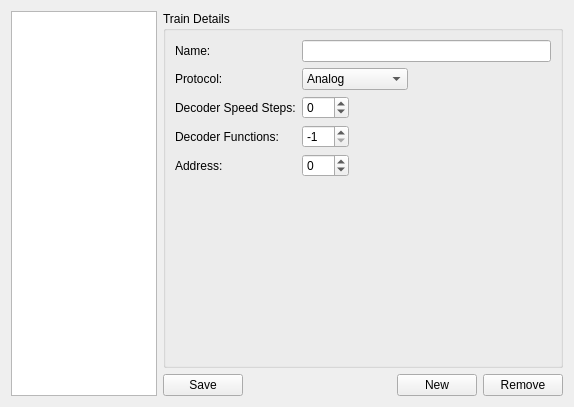
<?xml version="1.0" encoding="UTF-8"?>
<ui version="4.0">
 <class>TrainSettings</class>
 <widget class="QWidget" name="TrainSettings">
  <property name="geometry">
   <rect>
    <x>0</x>
    <y>0</y>
    <width>574</width>
    <height>407</height>
   </rect>
  </property>
  <property name="windowTitle">
   <string>Train Settings</string>
  </property>
  <property name="locale">
   <locale language="English" country="UnitedStates"/>
  </property>
  <layout class="QHBoxLayout" name="horizontalLayout_2">
   <item>
    <widget class="QListWidget" name="listWidgetTrains">
     <property name="maximumSize">
      <size>
       <width>200</width>
       <height>16777215</height>
      </size>
     </property>
    </widget>
   </item>
   <item>
    <layout class="QVBoxLayout" name="verticalLayout">
     <item>
      <widget class="QGroupBox" name="groupBox">
       <property name="sizePolicy">
        <sizepolicy hsizetype="MinimumExpanding" vsizetype="MinimumExpanding">
         <horstretch>0</horstretch>
         <verstretch>0</verstretch>
        </sizepolicy>
       </property>
       <property name="minimumSize">
        <size>
         <width>400</width>
         <height>0</height>
        </size>
       </property>
       <property name="title">
        <string>Train Details</string>
       </property>
       <layout class="QFormLayout" name="formLayout">
        <property name="fieldGrowthPolicy">
         <enum>QFormLayout::ExpandingFieldsGrow</enum>
        </property>
        <item row="0" column="0">
         <widget class="QLabel" name="labelName">
          <property name="text">
           <string>Name:</string>
          </property>
          <property name="buddy">
           <cstring>lineEditName</cstring>
          </property>
         </widget>
        </item>
        <item row="0" column="1">
         <widget class="QLineEdit" name="lineEditName"/>
        </item>
        <item row="1" column="0">
         <widget class="QLabel" name="labelProtocol">
          <property name="text">
           <string>Protocol:</string>
          </property>
          <property name="buddy">
           <cstring>comboBoxProtocol</cstring>
          </property>
         </widget>
        </item>
        <item row="1" column="1">
         <widget class="QComboBox" name="comboBoxProtocol">
          <item>
           <property name="text">
            <string>Analog</string>
           </property>
          </item>
          <item>
           <property name="text">
            <string>Märklin MM1</string>
           </property>
          </item>
          <item>
           <property name="text">
            <string>Märklin MM2</string>
           </property>
          </item>
          <item>
           <property name="text">
            <string>NMRA/DCC 1</string>
           </property>
          </item>
          <item>
           <property name="text">
            <string>NMRA/DCC 2</string>
           </property>
          </item>
          <item>
           <property name="text">
            <string>By Server</string>
           </property>
          </item>
         </widget>
        </item>
        <item row="2" column="0">
         <widget class="QLabel" name="labelDecoderSpeedSteps">
          <property name="text">
           <string>Decoder Speed Steps:</string>
          </property>
          <property name="buddy">
           <cstring>spinBoxSpeedSteps</cstring>
          </property>
         </widget>
        </item>
        <item row="2" column="1">
         <widget class="QSpinBox" name="spinBoxSpeedSteps">
          <property name="minimum">
           <number>-1</number>
          </property>
          <property name="maximum">
           <number>999</number>
          </property>
          <property name="value">
           <number>0</number>
          </property>
         </widget>
        </item>
        <item row="3" column="0">
         <widget class="QLabel" name="labelDecoderFunctions">
          <property name="text">
           <string>Decoder Functions:</string>
          </property>
          <property name="buddy">
           <cstring>spinBoxDecoderFunctions</cstring>
          </property>
         </widget>
        </item>
        <item row="3" column="1">
         <widget class="QSpinBox" name="spinBoxDecoderFunctions">
          <property name="minimum">
           <number>-1</number>
          </property>
          <property name="maximum">
           <number>999</number>
          </property>
          <property name="value">
           <number>-1</number>
          </property>
         </widget>
        </item>
        <item row="4" column="0">
         <widget class="QLabel" name="labelAddress">
          <property name="text">
           <string>Address:</string>
          </property>
          <property name="buddy">
           <cstring>spinBoxAddress</cstring>
          </property>
         </widget>
        </item>
        <item row="4" column="1">
         <widget class="QSpinBox" name="spinBoxAddress">
          <property name="minimum">
           <number>-1</number>
          </property>
          <property name="maximum">
           <number>999</number>
          </property>
          <property name="value">
           <number>0</number>
          </property>
         </widget>
        </item>
       </layout>
      </widget>
     </item>
     <item>
      <layout class="QHBoxLayout" name="horizontalLayout">
       <item>
        <widget class="QPushButton" name="buttonSave">
         <property name="text">
          <string>Save</string>
         </property>
        </widget>
       </item>
       <item>
        <spacer name="horizontalSpacer">
         <property name="orientation">
          <enum>Qt::Horizontal</enum>
         </property>
         <property name="sizeHint" stdset="0">
          <size>
           <width>40</width>
           <height>20</height>
          </size>
         </property>
        </spacer>
       </item>
       <item>
        <widget class="QPushButton" name="buttonNew">
         <property name="text">
          <string>New</string>
         </property>
        </widget>
       </item>
       <item>
        <widget class="QPushButton" name="buttonRemove">
         <property name="text">
          <string>Remove</string>
         </property>
        </widget>
       </item>
      </layout>
     </item>
    </layout>
   </item>
  </layout>
 </widget>
 <tabstops>
  <tabstop>listWidgetTrains</tabstop>
  <tabstop>lineEditName</tabstop>
  <tabstop>comboBoxProtocol</tabstop>
  <tabstop>spinBoxSpeedSteps</tabstop>
  <tabstop>spinBoxDecoderFunctions</tabstop>
  <tabstop>spinBoxAddress</tabstop>
  <tabstop>buttonSave</tabstop>
  <tabstop>buttonNew</tabstop>
  <tabstop>buttonRemove</tabstop>
 </tabstops>
 <resources/>
 <connections>
  <connection>
   <sender>buttonSave</sender>
   <signal>clicked()</signal>
   <receiver>TrainSettings</receiver>
   <slot>saveChanges()</slot>
   <hints>
    <hint type="sourcelabel">
     <x>197</x>
     <y>393</y>
    </hint>
    <hint type="destinationlabel">
     <x>194</x>
     <y>420</y>
    </hint>
   </hints>
  </connection>
  <connection>
   <sender>buttonNew</sender>
   <signal>clicked()</signal>
   <receiver>TrainSettings</receiver>
   <slot>newTrain()</slot>
   <hints>
    <hint type="sourcelabel">
     <x>457</x>
     <y>392</y>
    </hint>
    <hint type="destinationlabel">
     <x>460</x>
     <y>419</y>
    </hint>
   </hints>
  </connection>
  <connection>
   <sender>buttonRemove</sender>
   <signal>clicked()</signal>
   <receiver>TrainSettings</receiver>
   <slot>deleteCurrent()</slot>
   <hints>
    <hint type="sourcelabel">
     <x>526</x>
     <y>390</y>
    </hint>
    <hint type="destinationlabel">
     <x>530</x>
     <y>422</y>
    </hint>
   </hints>
  </connection>
 </connections>
 <slots>
  <slot>saveChanges()</slot>
  <slot>newTrain()</slot>
  <slot>deleteCurrent()</slot>
 </slots>
</ui>
